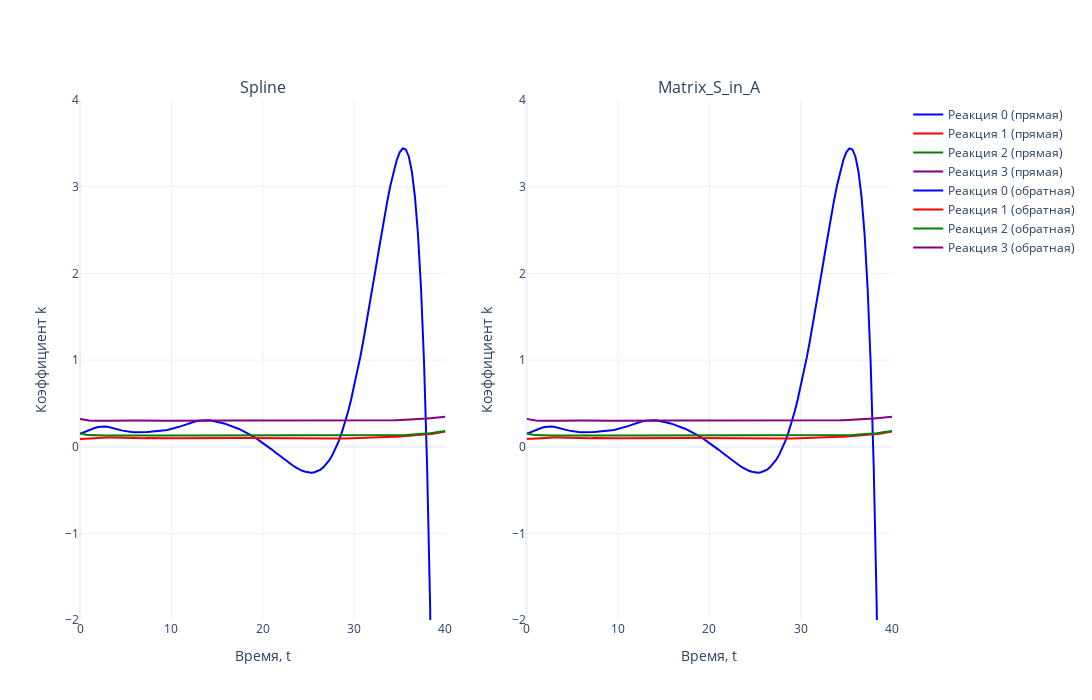

Notebook cell for this chart:
### Code cell
# Задаем цвета (4 цвета для реакций)
colors = ['blue', 'red', 'green', 'purple']

# Создаем два подграфика (2 столбца, 1 строка)
fig = make_subplots(rows=1, cols=2, subplot_titles=['Spline', 'Matrix_S_in_A'])

# Первый график (прямая задача)
for i in range(N_REACTION):  
    fig.add_trace(go.Scatter(
        x=tsteps, 
        y=k_spline_NM[i, :], 
        mode='lines', 
        name=f'Реакция {i} (прямая)',
        line=dict(color=colors[i % len(colors)])  # Применяем цвета циклично
    ), row=1, col=1)

# Второй график (обратная задача)
for i in range(N_REACTION):  
    fig.add_trace(go.Scatter(
        x=tsteps, 
        y=k_mod_steh_matr[i, :], 
        mode='lines', 
        name=f'Реакция {i} (обратная)',
        line=dict(color=colors[i % len(colors)])  # Применяем цвета циклично
    ), row=1, col=2)

# Настройки общего макета
fig.update_layout(
    template='plotly_white',
    width=1400,  # Общая ширина холста
    height=700,  # Высота холста
    showlegend=True
)

# Ограничение оси Y
fig.update_yaxes(range=[-2, 4], title_text='Коэффициент k', row=1, col=1)
fig.update_yaxes(range=[-2, 4], title_text='Коэффициент k', row=1, col=2)

# Подписи оси X
fig.update_xaxes(title_text='Время, t', row=1, col=1)
fig.update_xaxes(title_text='Время, t', row=1, col=2)

# Отображение графика
fig.show()
